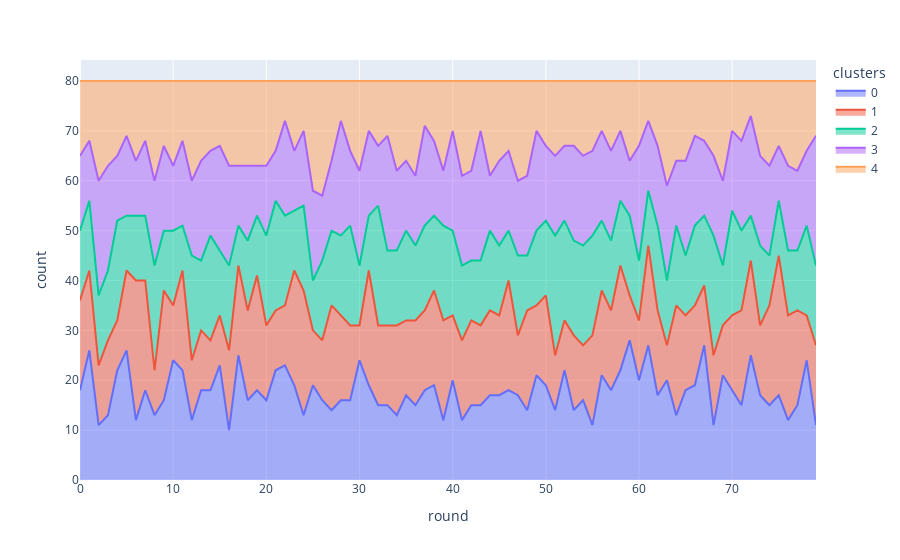

The code cell stored with this chart in its notebook:
### Code cell
import plotly.express as px
import plotly.graph_objects as go

px.area(df.query("imbalance_val == 0.1"), x="round", y="count", color="clusters")

### Figure 1 — Plotly figure (JSON) as saved in the notebook; plotly's stock layout.template omitted (floating-point values rounded to 4 significant figures)
{"data": [{"fillpattern": {"shape": ""}, "hovertemplate": "clusters=0<br>round=%{x}<br>count=%{y}<extra></extra>", "legendgroup": "0", "line": {"color": "#636efa"}, "marker": {"symbol": "circle"}, "mode": "lines", "name": "0", "orientation": "v", "showlegend": true, "stackgroup": "1", "x": [0, 1, 2, 3, 4, 5, 6, 7, 8, 9, 10, 11, 12, 13, 14, 15, 16, 17, 18, 19, 20, 21, 22, 23, 24, 25, 26, 27, 28, 29, 30, 31, 32, 33, 34, 35, 36, 37, 38, 39, 40, 41, 42, 43, 44, 45, 46, 47, 48, 49, 50, 51, 52, 53, 54, 55, 56, 57, 58, 59, 60, 61, 62, 63, 64, 65, 66, 67, 68, 69, 70, 71, 72, 73, 74, 75, 76, 77, 78, 79], "xaxis": "x", "y": [18, 26, 11, 13, 22, 26, 12, 18, 13, 16, 24, 22, 12, 18, 18, 23, 10, 25, 16, 18, 16, 22, 23, 19, 13, 19, 16, 14, 16, 16, 24, 19, 15, 15, 13, 17, 15, 18, 19, 12, 20, 12, 15, 15, 17, 17, 18, 17, 14, 21, 19, 14, 22, 14, 16, 11, 21, 18, 22, 28, 20, 27, 17, 20, 13, 18, 19, 27, 11, 21, 18, 15, 25, 17, 15, 17, 12, 15, 24, 11], "yaxis": "y", "type": "scatter"}, {"fillpattern": {"shape": ""}, "hovertemplate": "clusters=1<br>round=%{x}<br>count=%{y}<extra></extra>", "legendgroup": "1", "line": {"color": "#EF553B"}, "marker": {"symbol": "circle"}, "mode": "lines", "name": "1", "orientation": "v", "showlegend": true, "stackgroup": "1", "x": [0, 1, 2, 3, 4, 5, 6, 7, 8, 9, 10, 11, 12, 13, 14, 15, 16, 17, 18, 19, 20, 21, 22, 23, 24, 25, 26, 27, 28, 29, 30, 31, 32, 33, 34, 35, 36, 37, 38, 39, 40, 41, 42, 43, 44, 45, 46, 47, 48, 49, 50, 51, 52, 53, 54, 55, 56, 57, 58, 59, 60, 61, 62, 63, 64, 65, 66, 67, 68, 69, 70, 71, 72, 73, 74, 75, 76, 77, 78, 79], "xaxis": "x", "y": [18, 16, 12, 15, 10, 16, 28, 22, 9, 22, 11, 20, 12, 12, 10, 10, 16, 18, 18, 23, 15, 12, 12, 23, 25, 11, 12, 21, 17, 15, 7, 23, 16, 16, 18, 15, 17, 16, 19, 20, 13, 16, 17, 16, 17, 16, 22, 12, 20, 14, 18, 11, 10, 15, 11, 18, 17, 16, 21, 9, 12, 20, 17, 7, 22, 15, 16, 12, 14, 10, 15, 19, 19, 14, 20, 28, 21, 19, 9, 16], "yaxis": "y", "type": "scatter"}, {"fillpattern": {"shape": ""}, "hovertemplate": "clusters=2<br>round=%{x}<br>count=%{y}<extra></extra>", "legendgroup": "2", "line": {"color": "#00cc96"}, "marker": {"symbol": "circle"}, "mode": "lines", "name": "2", "orientation": "v", "showlegend": true, "stackgroup": "1", "x": [0, 1, 2, 3, 4, 5, 6, 7, 8, 9, 10, 11, 12, 13, 14, 15, 16, 17, 18, 19, 20, 21, 22, 23, 24, 25, 26, 27, 28, 29, 30, 31, 32, 33, 34, 35, 36, 37, 38, 39, 40, 41, 42, 43, 44, 45, 46, 47, 48, 49, 50, 51, 52, 53, 54, 55, 56, 57, 58, 59, 60, 61, 62, 63, 64, 65, 66, 67, 68, 69, 70, 71, 72, 73, 74, 75, 76, 77, 78, 79], "xaxis": "x", "y": [14, 14, 14, 14, 20, 11, 13, 13, 21, 12, 15, 9, 21, 14, 21, 13, 17, 8, 14, 12, 18, 22, 18, 12, 17, 10, 16, 15, 16, 20, 12, 11, 24, 15, 15, 18, 15, 17, 15, 19, 17, 15, 12, 13, 16, 14, 10, 16, 11, 15, 15, 24, 20, 19, 20, 20, 14, 14, 13, 16, 12, 11, 17, 13, 16, 12, 16, 14, 24, 12, 21, 16, 9, 16, 10, 11, 13, 12, 18, 16], "yaxis": "y", "type": "scatter"}, {"fillpattern": {"shape": ""}, "hovertemplate": "clusters=3<br>round=%{x}<br>count=%{y}<extra></extra>", "legendgroup": "3", "line": {"color": "#ab63fa"}, "marker": {"symbol": "circle"}, "mode": "lines", "name": "3", "orientation": "v", "showlegend": true, "stackgroup": "1", "x": [0, 1, 2, 3, 4, 5, 6, 7, 8, 9, 10, 11, 12, 13, 14, 15, 16, 17, 18, 19, 20, 21, 22, 23, 24, 25, 26, 27, 28, 29, 30, 31, 32, 33, 34, 35, 36, 37, 38, 39, 40, 41, 42, 43, 44, 45, 46, 47, 48, 49, 50, 51, 52, 53, 54, 55, 56, 57, 58, 59, 60, 61, 62, 63, 64, 65, 66, 67, 68, 69, 70, 71, 72, 73, 74, 75, 76, 77, 78, 79], "xaxis": "x", "y": [15, 12, 23, 21, 13, 16, 11, 15, 17, 17, 13, 17, 15, 20, 17, 21, 20, 12, 15, 10, 14, 10, 19, 12, 15, 18, 13, 14, 23, 15, 19, 17, 12, 23, 16, 14, 14, 20, 15, 11, 20, 18, 18, 26, 11, 17, 16, 15, 16, 20, 15, 16, 15, 19, 18, 17, 18, 18, 14, 11, 23, 14, 16, 19, 13, 19, 18, 15, 16, 17, 16, 18, 20, 18, 18, 11, 17, 16, 15, 26], "yaxis": "y", "type": "scatter"}, {"fillpattern": {"shape": ""}, "hovertemplate": "clusters=4<br>round=%{x}<br>count=%{y}<extra></extra>", "legendgroup": "4", "line": {"color": "#FFA15A"}, "marker": {"symbol": "circle"}, "mode": "lines", "name": "4", "orientation": "v", "showlegend": true, "stackgroup": "1", "x": [0, 1, 2, 3, 4, 5, 6, 7, 8, 9, 10, 11, 12, 13, 14, 15, 16, 17, 18, 19, 20, 21, 22, 23, 24, 25, 26, 27, 28, 29, 30, 31, 32, 33, 34, 35, 36, 37, 38, 39, 40, 41, 42, 43, 44, 45, 46, 47, 48, 49, 50, 51, 52, 53, 54, 55, 56, 57, 58, 59, 60, 61, 62, 63, 64, 65, 66, 67, 68, 69, 70, 71, 72, 73, 74, 75, 76, 77, 78, 79], "xaxis": "x", "y": [15, 12, 20, 17, 15, 11, 16, 12, 20, 13, 17, 12, 20, 16, 14, 13, 17, 17, 17, 17, 17, 14, 8, 14, 10, 22, 23, 16, 8, 14, 18, 10, 13, 11, 18, 16, 19, 9, 12, 18, 10, 19, 18, 10, 19, 16, 14, 20, 19, 10, 13, 15, 13, 13, 15, 14, 10, 14, 10, 16, 13, 8, 13, 21, 16, 16, 11, 12, 15, 20, 10, 12, 7, 15, 17, 13, 17, 18, 14, 11], "yaxis": "y", "type": "scatter"}], "layout": {"xaxis": {"anchor": "y", "domain": [0.0, 1.0], "title": {"text": "round"}}, "yaxis": {"anchor": "x", "domain": [0.0, 1.0], "title": {"text": "count"}}, "legend": {"title": {"text": "clusters"}, "tracegroupgap": 0}, "margin": {"t": 60}}}
